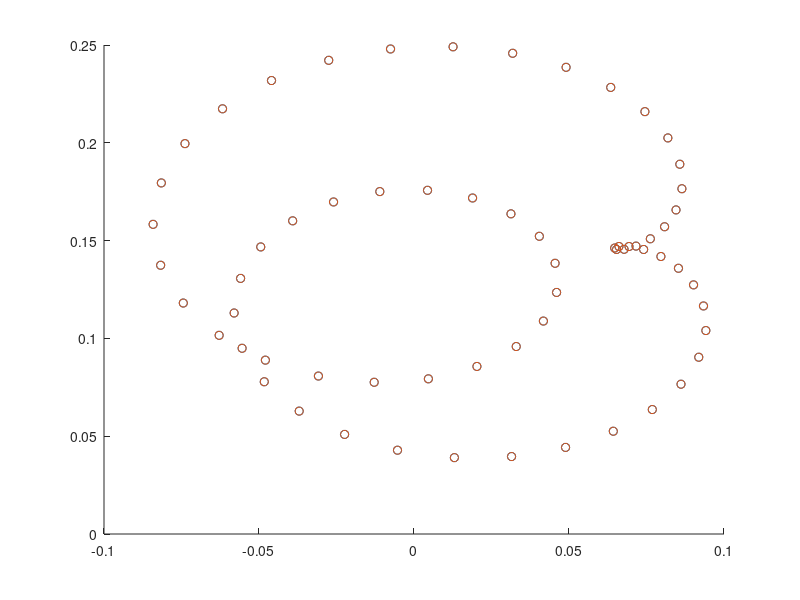
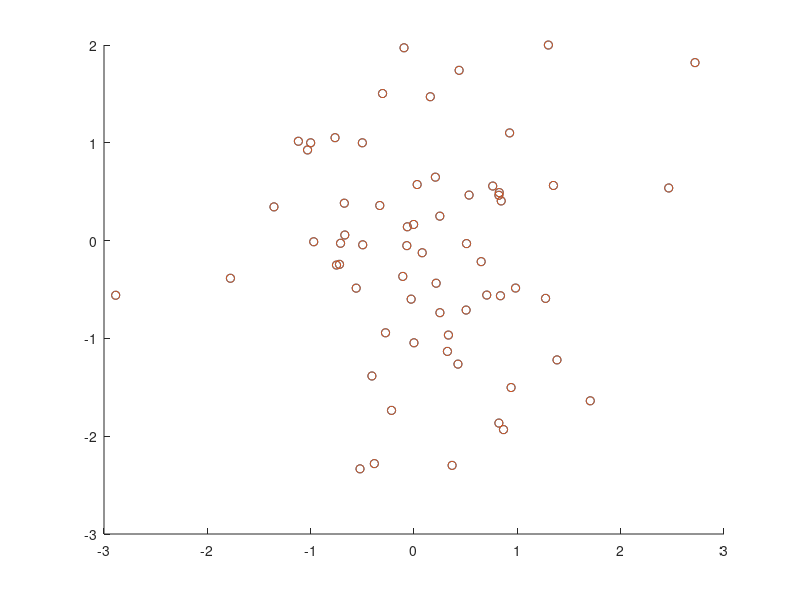
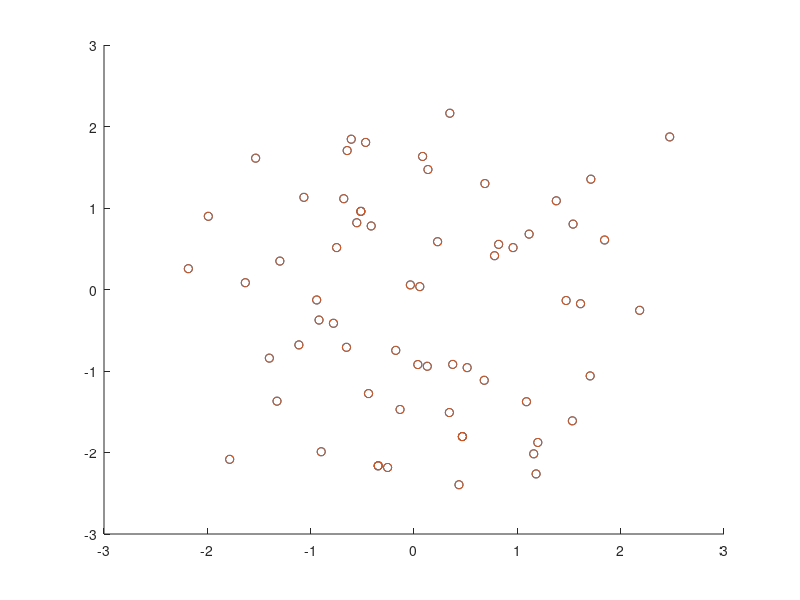
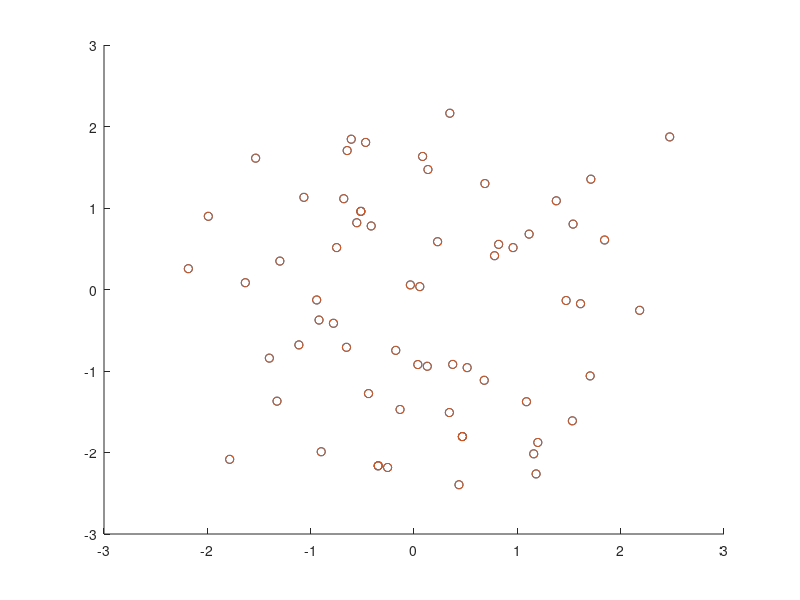

These charts were generated, in order, by the following MATLAB code:
clc; close all; clear;

K = 2; % User Number
M = 100; % 
N = 64; % Sequence lengh
L = 4; % Responce Length
Packets = 1;
X = [1 + 1i, -1 + 1i, 1 - 1i, -1 - 1i ];


snr_db = 15;
BER_snr = zeros(size(snr_db,2),1);
tic;
for snr = 1 : size(snr_db,2)
    %AWGN regarding SNR
    N_0 = 1/( 10^(snr_db(snr)/10) );
    
    err_bits = 0;
    for pac = 1:Packets
        % Channel response
        h = (randn(L,1) + 1i*randn(L,1))*sqrt(1/(2*L));
        h_bar = (1/sqrt(N))*fft(h,N);
        
        h_bar_2 = zeros(N,1);
        for n = 1 : N
            for l = 0 : L-1
                h_bar_2(n) = h_bar_2(n) + h(l+1)*exp( -(1i*2*pi*l*n)/N );
            end
        end
        h_bar_2 = (1/sqrt(N))*h_bar_2;
        
        figure;
        scatter(real(h_bar),imag(h_bar));
        hold on 
        scatter(real(h_bar_2),imag(h_bar_2));
        
        % 4-QAM data block
        d = sign(-1+2*rand(N,1)) + 1i*sign(-1+2*rand(N,1));
        d_bar = (1/sqrt(N))*fft(d,N);
        
        d_bar_2 = zeros(N,1);
        for n = 1:N
            for m = 0:N-1
                d_bar_2(n) = d_bar_2(n) + d(m+1)*exp( -(1i*2*pi*m*n)/N );
            end
        end
        d_bar_2 = (1/sqrt(N))*d_bar_2;
        
        figure;
        scatter(real(d_bar),imag(d_bar));
        hold on 
        scatter(real(d_bar_2),imag(d_bar_2));
        
        % Channel input
        x = [d(N-L+2 : N) ; d];
        
        % Channel noise
        w = ( randn(N,1) + 1i*randn(N,1) )*sqrt(N_0/2);
        w_bar = (1/sqrt(N))*fft(w,N);
        
        % Received Signal
        y_1 = zeros(N,1);
        for m = 1 : N
            for l = 1 : L
                y_1(m) = y_1(m) + h(l)*x( m+L-1-(l-1) );
            end
        end
        
        y_2 = zeros(N+L-1,1);
        for m = L : N+L-1
            for l = 0 : L-1
                y_2(m) = y_2(m) + h(l+1)*x(m-l);
            end
        end
        y_2 = y_2(L : end);
        
%         y_3 = zeros(N,1);
%         for m = 1 : N
%             y_3(m) = h(1)*d(m);
%             for l = 1 : L-1
%                 y_3(m) = y_3(m) + h(l+1)*d(N-l);
%             end
%         end
        
        figure;
        scatter(real(y_1),imag(y_1));
        hold on
        scatter(real(y_2),imag(y_2));
%         scatter(real(y_3)+0.2,imag(y_3)+0.2);
        
        y_bar = sqrt(N)*h_bar.*d_bar;
        y_bar_2 = sqrt(N)*h_bar_2.*d_bar_2;
        
        figure;
        scatter(real(y_1),imag(y_1));
        hold on 
        scatter(real(y_2),imag(y_2));
        
        figure;
        scatter(real(y_bar),imag(y_bar));
        hold on 
        scatter(real(y_bar_2),imag(y_bar_2));

%         y_2 = y_2 + w;
%         y_bar = y_bar + w_bar;
        
%         figure;
%         scatter(real(y_ifft_0),imag(y_ifft_0));
%         hold on 
%         scatter(real(y_bar),imag(y_bar));
%         scatter(real(y_bar_2),imag(y_bar_2));
        
        y_ifft = sqrt(N)*ifft(y_bar,N);
        y_ifft_2 = sqrt(N)*ifft(y_bar_2,N);
        figure;
        scatter(real(y_2),imag(y_2));
        hold on 
        scatter(real(y_ifft),imag(y_ifft));
        scatter(real(y_ifft_2),imag(y_ifft_2));
        
%         y_dist = zeros(4,N);
%         y_dist(1,:) = abs(y-X(1)).^2;
%         y_dist(2,:) = abs(y-X(2)).^2;
%         y_dist(3,:) = abs(y-X(3)).^2;
%         y_dist(4,:) = abs(y-X(4)).^2;
% 
%         decision_matrix = zeros(N,1);
%         for k = 1:N
%             min_dist = find( y_dist(:,k) == min(y_dist(:,k)) );
%             decision_matrix(k) = X(min_dist(1));
%         end
% 
%         error_matrix = d-decision_matrix;
%         error_indices = find(error_matrix);
%         
%         err_bits = err_bits + sum( abs( (error_matrix).^2 )/4 );
    end
    
    BER_snr(snr) = err_bits/(N*Packets);
end
toc;
